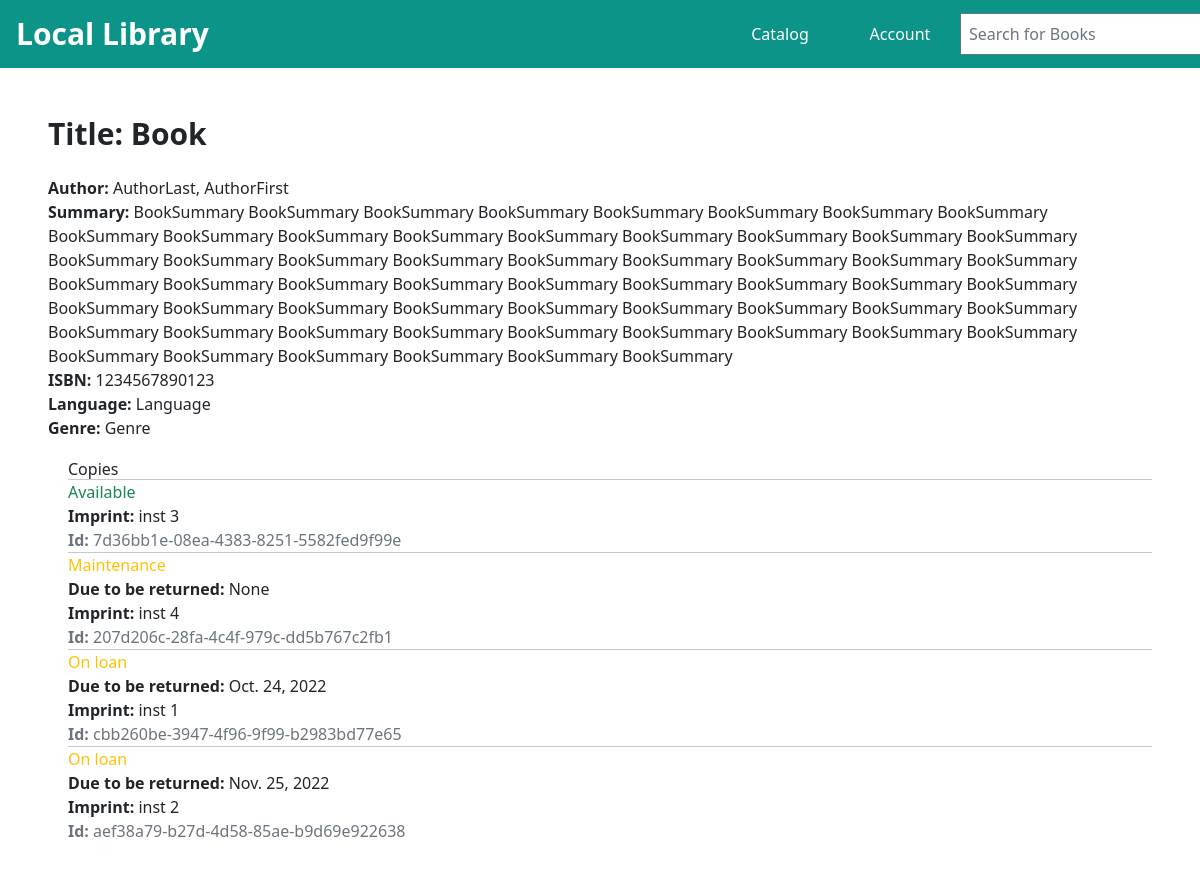
/catalog/book/1, run on the app's committed database.
### catalog/models.py (models this page shows, shortened)
class Book(models.Model):
    title = models.CharField(max_length=200)
    author = models.ForeignKey(Author, on_delete=models.SET_NULL, null=True)
    summary = models.TextField(max_length=1000, help_text="Enter a brief description of the book")
    isbn = models.CharField('ISBN', max_length=13,
                            unique=True,
                            help_text='13 Character <a href="https://www.isbn-international.org/content/what-isbn'
                                      '">ISBN number</a>')
    genre = models.ManyToManyField(Genre, help_text="Select a genre for this book")
    language = models.ForeignKey('Language', on_delete=models.SET_NULL, null=True)
    class Meta:
        ordering = ['title', 'author']
    def display_genre(self):
        """Creates a string for the Genre. This is required to display genre in Admin."""
        return ', '.join([genre.name for genre in self.genre.all()[:3]])
    display_genre.short_description = 'Genre'

class Author(models.Model):
    first_name = models.CharField(max_length=100)
    last_name = models.CharField(max_length=100)
    date_of_birth = models.DateField(null=True, blank=True)
    date_of_death = models.DateField('died', null=True, blank=True)
    class Meta:
        ordering = ['last_name', 'first_name']
    def get_absolute_url(self):
        return reverse('author-detail', args=[str(self.id)])
    def __str__(self):
        return f'{self.last_name}, {self.first_name}'

class Language(models.Model):
    name = models.CharField(max_length=200,
                            help_text="Enter the book's natural language (e.g. English, French, Japanese etc.)")
    def __str__(self):
        return self.name

class Genre(models.Model):
    name = models.CharField(
        max_length=200,
        help_text="Enter a book genre (e.g. Science Fiction, French Poetry etc.)"
        )
    def __str__(self):
        return self.name

class BookInstance(models.Model):
    id = models.UUIDField(primary_key=True, default=uuid.uuid4,
                          help_text="Unique ID for this particular book across whole library")
    book = models.ForeignKey('Book', on_delete=models.RESTRICT, null=True)
    imprint = models.CharField(max_length=200)
    due_back = models.DateField(null=True, blank=True)
    borrower = models.ForeignKey(User, on_delete=models.SET_NULL, null=True, blank=True)
    LOAN_STATUS = (
        ('m', 'Maintenance'),
        ('o', 'On loan'),
        ('a', 'Available'),
        ('r', 'Reserved'),
    )
    status = models.CharField(
        max_length=1,
        choices=LOAN_STATUS,
        blank=True,
        default='a',
        help_text='Book availability')
    class Meta:
        ordering = ['due_back']
        permissions = (("can_mark_returned", "Set book as returned"),)

### catalog/views.py (the view)
# urls.py: path('book/<int:pk>', views.BookDetailView.as_view(), name='book-detail'),
class BookDetailView(generic.DetailView):
    model = Book

### catalog/templates/catalog/book_detail.html
{% extends "base_generic.html" %}
{% block content %}
    <div id="block-content" class="m-5 max-w-[100vw]">
        <h1 class="text-3xl font-semibold my-4">Title: {{ book.title }}</h1>
        <p><strong>Author:</strong> <a href="{{ book.author.get_absolute_url }}">{{ book.author }}</a></p>
        <p><strong>Summary:</strong> {{ book.summary }}</p>
        <p><strong>ISBN:</strong> {{ book.isbn }}</p>
        <p><strong>Language:</strong> {{ book.language }}</p>
        <p><strong>Genre:</strong> {{ book.genre.all|join:", " }}</p>
        <div style="margin-left:20px;margin-top:20px">
            <h4>Copies</h4>
            {% for copy in book.bookinstance_set.all %}
            <hr>
            <p class="{% if copy.status == 'a' %}text-success{% elif copy.status == 'd' %}text-danger{% else %}text-warning{% endif %}">{{ copy.get_status_display }}</p>
            {% if copy.status != 'a' %}<p><strong>Due to be returned:</strong> {{copy.due_back}}</p>{% endif %}
            <p><strong>Imprint:</strong> {{copy.imprint}}</p>
            <p class="text-muted"><strong>Id:</strong> {{copy.id}}</p>
            {% endfor %}
        </div>
    </div>
{% endblock %}

### catalog/templates/base_generic.html (shortened to what this page needs)
<!DOCTYPE html>
<html lang="en">
    {% load tailwind_tags %}
    <head>
        <link href="https://cdn.jsdelivr.net/npm/bootstrap@5.1.3/dist/css/bootstrap.min.css" rel="stylesheet">
        {% tailwind_css %}
        {% load static %}
        <link rel="stylesheet" href="{% static './styles.css' %}">
    </head>
    <body class="max-w-[100vw-10] overflow-x-hidden">
        <div id="nav-bar" class="p-0 m-0 h-15 overflow-visible w-screen bg-teal-600 text-white grid grid-cols-10 grid-flow-cols align-middle">
            <h1 id="title" class="text-3xl font-semibold m-3 text-white min-width-max whitespace-nowrap"><a href="{% url 'index' %}" class="hover:text-teal-800">Local Library</a></h1>
            <div class="col-span-5"></div>
            <div id="catalog-wrapper" class="my-auto text-center relative h-full w-full">
                <button onclick="toggleMenu('catalogMenu')"
                class="text-center w-full h-full focus:bg-teal-700 text-white">
                Catalog</button>
            </div>
            <div id="account-wrapper" class="my-auto text-center relative h-full w-full">
                <button onclick="toggleMenu('accountMenu')"
                class="text-center w-full h-full focus:bg-teal-700 text-white">
                Account</button>
            </div>
            <div id="search-bar-cell" class="col-span-2 text-center m-auto">
                <form action="{% url 'search-books' %}" method="post">
                    <input type="search" class = "bg-white box-border p-2 text-black"
                    placeholder="Search for Books" name="searched">
                    <br>
                </form>
            </div>
        </div>
        <div>
            {% block content %}{% endblock %}
        </div>
    </body>
</html>

### data on the page
Book: title "Book", author "AuthorLast, AuthorFirst", summary "BookSummary BookSummary BookSummary BookSummary BookSummary BookSummary BookSummary BookSummary BookSummary BookSummary BookSummary BookSummary BookSummary BookSummary BookSummary BookSummary BookSummary BookSummary BookSummary BookSummary BookSummary BookSummary BookSummary BookSummary BookSummary BookSummary BookSummary BookSummary BookSummary BookSummary BookSummary BookSummary BookSummary BookSummary BookSummary BookSummary BookSummary BookSummary BookSummary BookSummary BookSummary BookSummary BookSummary BookSummary BookSummary BookSummary BookSummary BookSummary BookSummary BookSummary BookSummary BookSummary BookSummary BookSummary BookSummary BookSummary BookSummary BookSummary…", isbn "1234567890123", language "Language", genre.all "Genre"
BookInstance: status "Available", imprint "inst 3", id "7d36bb1e-08ea-4383-8251-5582fed9f99e"
BookInstance: status "Maintenance", due_back "None", imprint "inst 4", id "207d206c-28fa-4c4f-979c-dd5b767c2fb1"
BookInstance: status "On loan", due_back "Oct. 24, 2022", imprint "inst 1", id "cbb260be-3947-4f96-9f99-b2983bd77e65"
BookInstance: status "On loan", due_back "Nov. 25, 2022", imprint "inst 2", id "aef38a79-b27d-4d58-85ae-b9d69e922638"
